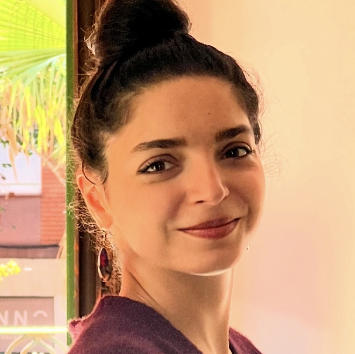
#> input picture images/People_alostaz.jpg, 355 x 354 px
$ python post.py ../../images/People_alostaz.jpg ../../images/People_liebermann.jpg 5 1.0 1.0
#> lines starting #> are read from the running program, lines starting #| are printed output that depends on the picture
"""Bloom + vignette post-processing for the renders. usage: post.py in.png out.jpg [out_w]"""
import sys
import numpy as np
from PIL import Image, ImageFilter

src, dst = sys.argv[1], sys.argv[2]
out_w = int(sys.argv[3]) if len(sys.argv) > 3 else None
im = Image.open(src)
#> im is the input picture: PIL image 355x354 RGB; mean R, G, B 194.9, 152.5, 113.4
a = np.asarray(im).astype(np.float32)
a = a / (65535.0 if a.max() > 255 else 255.0)
a = a[..., :3]
lin = a ** 2.2
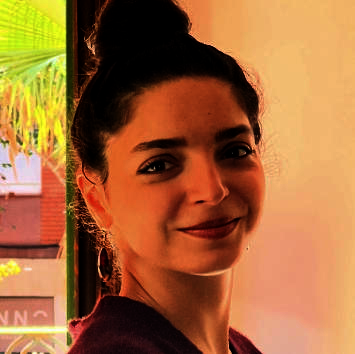
#> lin: shape (354, 355, 3) float32; mean R, G, B 0.651, 0.413, 0.228
lum = lin @ np.array([0.2126, 0.7152, 0.0722], dtype=np.float32)
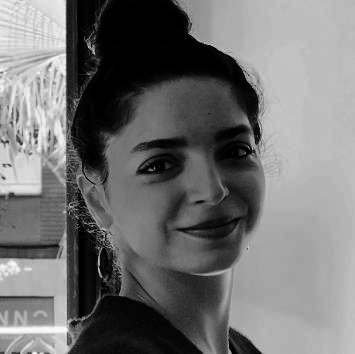
#> lum: shape (354, 355) float32; min 0, max 0.997, mean 0.45
th = float(sys.argv[4]) if len(sys.argv) > 4 else 0.45
mask = np.clip((lum - th) / (1 - th), 0, 1)[..., None]
#> mask: shape (354, 355, 1) float32; every value is 0
bright = lin * mask
#> bright: shape (354, 355, 3) float32; every value is 0
H, W = lum.shape
#> H = 354; W = 355
bloom = np.zeros_like(lin)
for rad, w in [(W * 0.004, 0.55), (W * 0.012, 0.45), (W * 0.035, 0.35)]:
    b = np.stack([np.asarray(Image.fromarray((bright[..., c] * 255).clip(0, 255).astype(np.uint8)).filter(ImageFilter.GaussianBlur(rad))).astype(np.float32) / 255 for c in range(3)], -1)
    bloom += w * b
out = lin + bloom
# soft vignette
yy, xx = np.mgrid[0:H, 0:W]
r = np.sqrt(((xx - W / 2) / (W / 2)) ** 2 + ((yy - H / 2) / (H / 2)) ** 2)
vig = 1 - (float(sys.argv[5]) if len(sys.argv) > 5 else 0.28) * np.clip(r - 0.55, 0, 1) ** 1.5
out = out * vig[..., None]
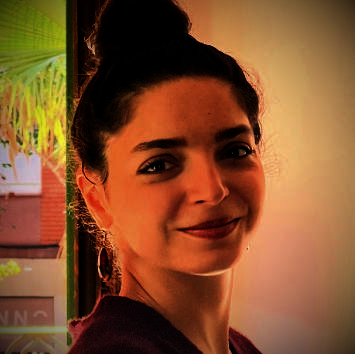
#> out: shape (354, 355, 3) float64; mean R, G, B 0.524, 0.318, 0.176
out = np.clip(out, 0, 1) ** (1 / 2.2)
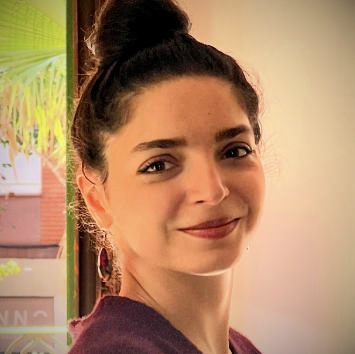
#> out: shape (354, 355, 3) float64; mean R, G, B 0.691, 0.535, 0.398
img = Image.fromarray((out * 255 + 0.5).astype(np.uint8))
if out_w:
    img = img.resize((out_w, round(out_w * H / W)), Image.LANCZOS)
img.save(dst, quality=92)

$ run again, on images/People_rouzegar.jpg
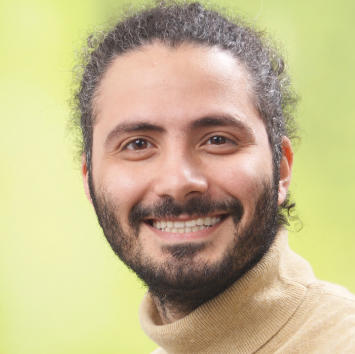
#> input picture images/People_rouzegar.jpg, 355 x 354 px
#> im is the input picture: PIL image 355x354 RGB; mean R, G, B 197.7, 184.5, 141.9
#> `lum = lin @ np.array([0.2126, 0.7152, 0.0722], dtype=np.float32)`:
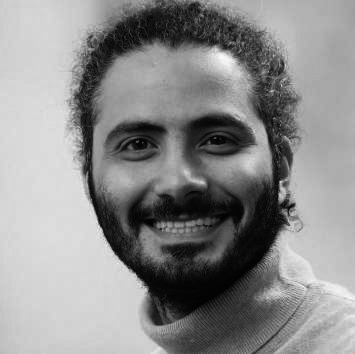
#> lum: shape (354, 355) float32; min 0.00469, max 0.987, mean 0.551
#> mask: shape (354, 355, 1) float32; every value is 0
#> bright: shape (354, 355, 3) float32; every value is 0
#> `out = np.clip(out, 0, 1) ** (1 / 2.2)`:
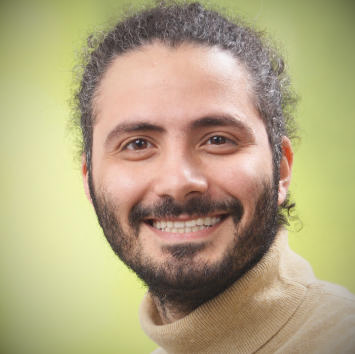
#> out: shape (354, 355, 3) float64; mean R, G, B 0.702, 0.65, 0.504

$ run again, on images/focus_2d_materials.jpg
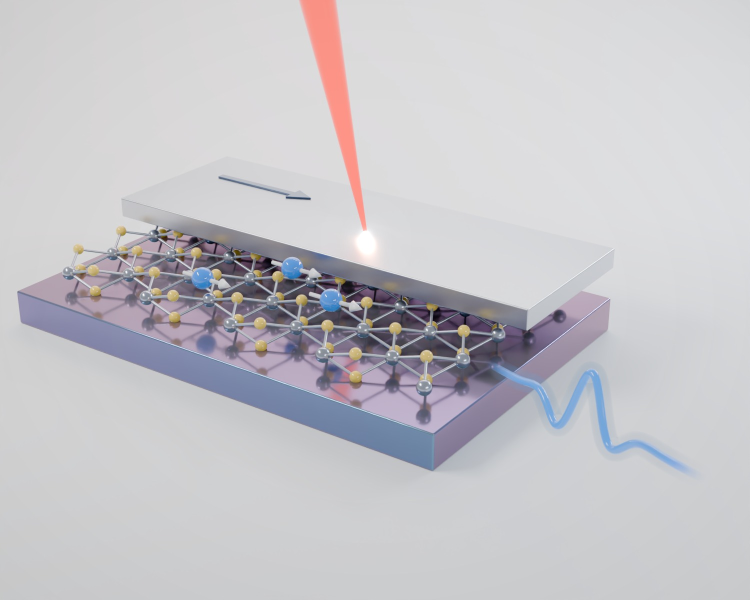
#> input picture images/focus_2d_materials.jpg, 1500 x 1200 px (shown at 1/2 size)
#> im is the input picture: PIL image 1500x1200 RGB; mean R, G, B 197.5, 196.3, 200.9
#> `lum = lin @ np.array([0.2126, 0.7152, 0.0722], dtype=np.float32)`:
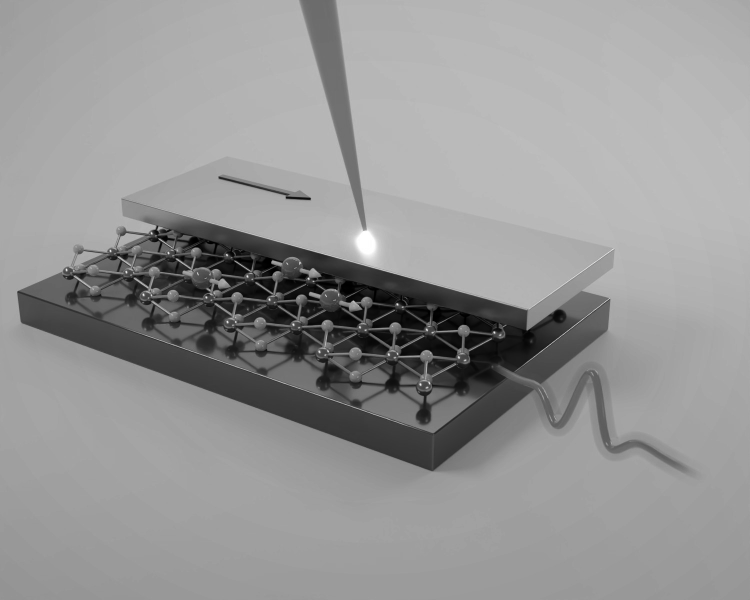
#> lum: shape (1200, 1500) float32 (shown at 1/2 size); min 1.76e-05, max 1, mean 0.589
#> mask: shape (1200, 1500, 1) float32; 0.04% of the values are NaN or infinite; the others: min 0, max 0, mean 0
#> `out = np.clip(out, 0, 1) ** (1 / 2.2)`:
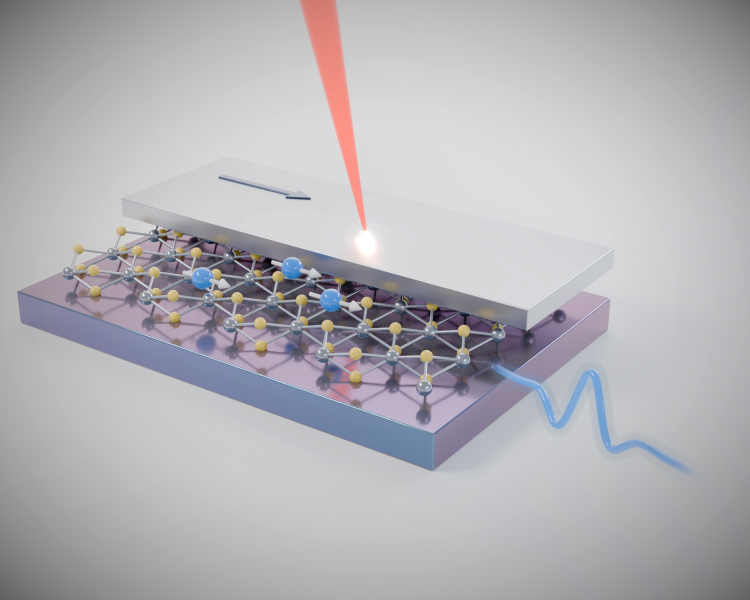
#> out: shape (1200, 1500, 3) float64 (shown at 1/2 size); mean R, G, B 0.703, 0.699, 0.716

$ run again, on images/focus_multiferroics.jpg
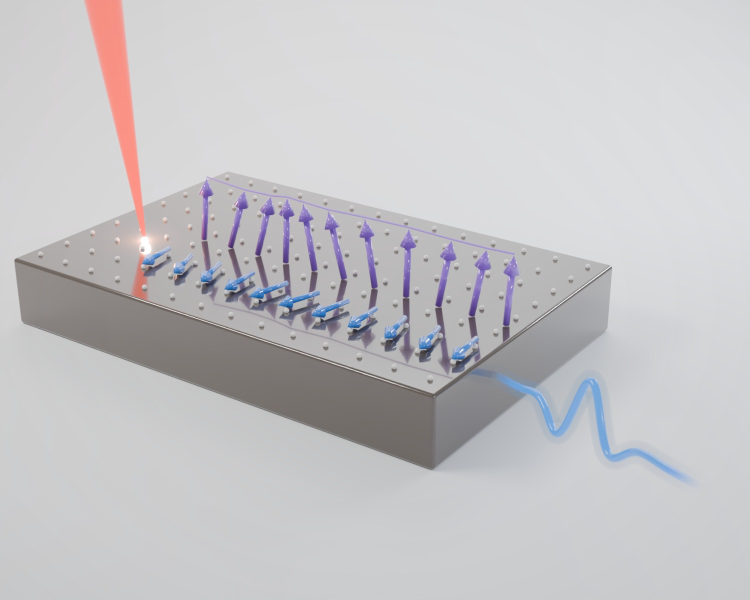
#> input picture images/focus_multiferroics.jpg, 1500 x 1200 px (shown at 1/2 size)
#> im is the input picture: PIL image 1500x1200 RGB; mean R, G, B 197, 195.9, 198.4
#> `lum = lin @ np.array([0.2126, 0.7152, 0.0722], dtype=np.float32)`:
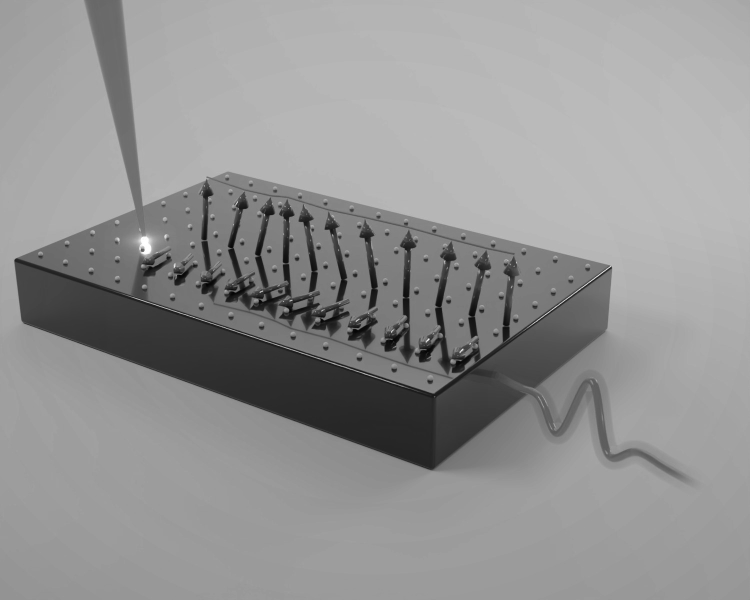
#> lum: shape (1200, 1500) float32 (shown at 1/2 size); min 0.015, max 1, mean 0.58
#> mask: shape (1200, 1500, 1) float32; 0% of the values are NaN or infinite; the others: min 0, max 0, mean 0
#> `out = np.clip(out, 0, 1) ** (1 / 2.2)`:
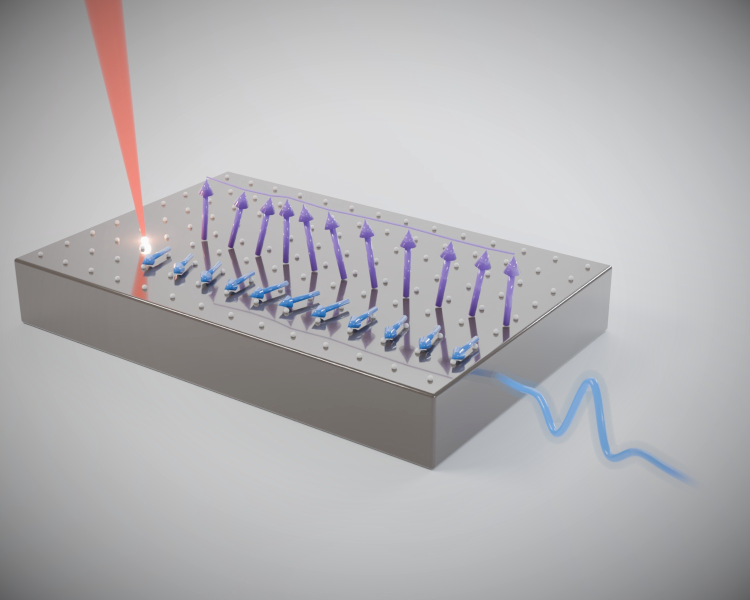
#> out: shape (1200, 1500, 3) float64 (shown at 1/2 size); mean R, G, B 0.701, 0.698, 0.707
